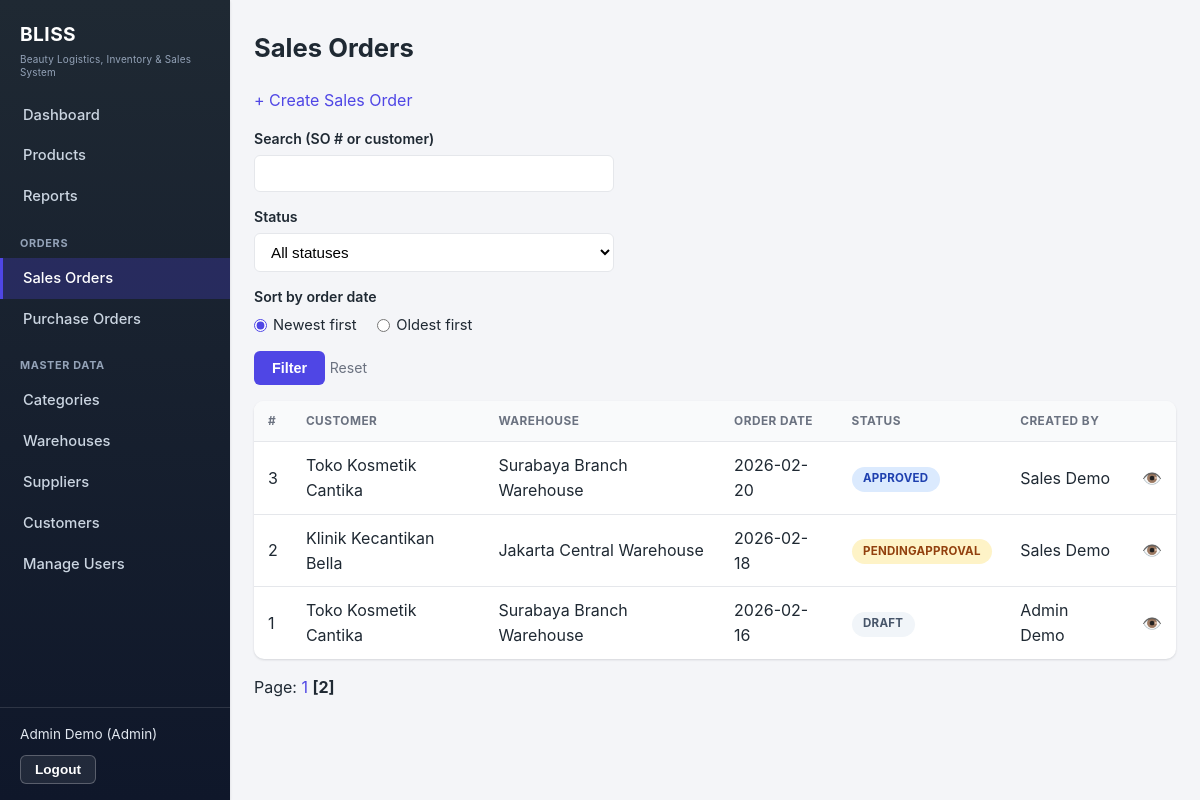
Page /sales-orders?sort=date_desc&page=2 (signed in) on the committed database.
### tables this page shows
CREATE TABLE IF NOT EXISTS sales_order (
    id INT PRIMARY KEY AUTO_INCREMENT,
    customer_id INT NOT NULL,
    warehouse_id INT NOT NULL,
    status ENUM('Draft', 'PendingApproval', 'Approved', 'Fulfilled', 'Cancelled') NOT NULL DEFAULT 'Draft',
    created_by INT NOT NULL,
    approved_by INT NULL,
    order_date DATE NOT NULL,
    created_at TIMESTAMP DEFAULT CURRENT_TIMESTAMP,
    updated_at TIMESTAMP DEFAULT CURRENT_TIMESTAMP ON UPDATE CURRENT_TIMESTAMP,
    CONSTRAINT fk_sales_order_customer FOREIGN KEY (customer_id) REFERENCES customer(id)
        ON DELETE RESTRICT ON UPDATE CASCADE,
    CONSTRAINT fk_sales_order_warehouse FOREIGN KEY (warehouse_id) REFERENCES warehouse(id)
        ON DELETE RESTRICT ON UPDATE CASCADE,
    CONSTRAINT fk_sales_order_created_by FOREIGN KEY (created_by) REFERENCES user(id)
        ON DELETE RESTRICT ON UPDATE CASCADE,
    CONSTRAINT fk_sales_order_approved_by FOREIGN KEY (approved_by) REFERENCES user(id)
        ON DELETE RESTRICT ON UPDATE CASCADE,
    INDEX idx_sales_order_status (status),
    INDEX idx_sales_order_order_date (order_date)
);

CREATE TABLE IF NOT EXISTS customer (
    id INT PRIMARY KEY AUTO_INCREMENT,
    name VARCHAR(150) NOT NULL,
    contact VARCHAR(150) NULL,
    address VARCHAR(255) NULL,
    is_active TINYINT(1) NOT NULL DEFAULT 1,
    created_at TIMESTAMP DEFAULT CURRENT_TIMESTAMP,
    updated_at TIMESTAMP DEFAULT CURRENT_TIMESTAMP ON UPDATE CURRENT_TIMESTAMP
);

CREATE TABLE IF NOT EXISTS warehouse (
    id INT PRIMARY KEY AUTO_INCREMENT,
    name VARCHAR(150) NOT NULL,
    location VARCHAR(255) NOT NULL,
    is_active TINYINT(1) NOT NULL DEFAULT 1,
    created_at TIMESTAMP DEFAULT CURRENT_TIMESTAMP,
    updated_at TIMESTAMP DEFAULT CURRENT_TIMESTAMP ON UPDATE CURRENT_TIMESTAMP
);

CREATE TABLE IF NOT EXISTS user (
    id INT PRIMARY KEY AUTO_INCREMENT,
    name VARCHAR(150) NOT NULL,
    email VARCHAR(150) NOT NULL UNIQUE,
    password_hash VARCHAR(255) NOT NULL,
    role ENUM('Admin', 'Sales', 'WarehouseStaff') NOT NULL,
    is_active TINYINT(1) NOT NULL DEFAULT 1,
    created_at TIMESTAMP DEFAULT CURRENT_TIMESTAMP,
    updated_at TIMESTAMP DEFAULT CURRENT_TIMESTAMP ON UPDATE CURRENT_TIMESTAMP
);

### app/Controller/SalesOrderController.php (called while the page is built, shortened)
<?php
final class SalesOrderController
{
    public function index(): void
    {
        $user = AuthGuard::requireRole(['Admin', 'Sales', 'WarehouseStaff']);
        $q = trim($_GET['q'] ?? '');
        $status = $_GET['status'] ?? '';
        $sort = ($_GET['sort'] ?? '') === 'date_asc' ? 'date_asc' : 'date_desc';
        $page = max(1, (int) ($_GET['page'] ?? 1));
        $createdBy = $user['role'] === 'Sales' ? (int) $user['id'] : null;
        $result = $this->salesOrderService->searchSalesOrders(
            $q !== '' ? $q : null,
            $status !== '' ? $status : null,
            $sort,
            $page,
            $createdBy,
        );
        require __DIR__ . '/../../views/sales-orders/index.php';
    }
}

### public/index.php (called while the page is built, shortened)
<?php
$path = parse_url($_SERVER['REQUEST_URI'], PHP_URL_PATH) ?: '/';
$method = $_SERVER['REQUEST_METHOD'];
$key = "$method $path";
[$controller, $action] = $routes[$key];
$controller->$action();

### app/Support/AuthGuard.php (called while the page is built, shortened)
<?php
final class AuthGuard
{
    public static function requireLogin(): array
    {
        return $_SESSION['user'];
    }
    public static function requireRole(array $allowedRoles): array
    {
        $user = self::requireLogin();
        return $user;
    }
}

### app/Service/SalesOrderService.php (called while the page is built, shortened)
<?php
final class SalesOrderService
{
    public function searchSalesOrders(?string $q, ?string $status, string $sort, int $page, ?int $createdBy = null): array
    {
        $perPage = 10;
        $page = max(1, $page);
        $result = $this->salesOrderRepository->search($q, $status, $sort, $page, $perPage, $createdBy);
        return [
            'items' => $result['items'],
            'total' => $result['total'],
            'page' => $page,
            'perPage' => $perPage,
            'totalPages' => max(1, (int) ceil($result['total'] / $perPage)),
        ];
    }
}

### app/Repository/MySqlSalesOrderRepository.php (called while the page is built, shortened)
<?php
final class MySqlSalesOrderRepository implements SalesOrderRepositoryInterface
{
    public function search(?string $q, ?string $status, string $sort, int $page, int $perPage, ?int $createdBy = null): array
    {
        $conditions = [];
        $params = [];
        $where = $conditions === [] ? '' : ('WHERE ' . implode(' AND ', $conditions));
        $direction = $sort === 'date_asc' ? 'ASC' : 'DESC';
        $baseFrom = <<<SQL
            FROM sales_order so
            JOIN customer c ON c.id = so.customer_id
            JOIN warehouse w ON w.id = so.warehouse_id
            JOIN user creator ON creator.id = so.created_by
            LEFT JOIN user approver ON approver.id = so.approved_by
            $where
            SQL;
        $countStmt = Database::connection()->prepare("SELECT COUNT(*) $baseFrom");
        $countStmt->execute($params);
        $total = (int) $countStmt->fetchColumn();
        $offset = ($page - 1) * $perPage;
        $listStmt = Database::connection()->prepare(
            "SELECT so.id, so.customer_id, c.name AS customer_name, so.warehouse_id, w.name AS warehouse_name,
                    so.status, so.created_by, creator.name AS created_by_name,
                    so.approved_by, approver.name AS approved_by_name, so.order_date
             $baseFrom
             ORDER BY so.order_date $direction, so.id $direction
             LIMIT {$perPage} OFFSET {$offset}"
        );
        $listStmt->execute($params);
        $items = array_map(fn (array $row) => $this->toEntity($row, []), $listStmt->fetchAll());
        return ['items' => $items, 'total' => $total];
    }
    private function toEntity(array $row, array $items): SalesOrder
    {
        return new SalesOrder(
            id: (int) $row['id'],
            customerId: (int) $row['customer_id'],
            customerName: $row['customer_name'],
            warehouseId: (int) $row['warehouse_id'],
            warehouseName: $row['warehouse_name'],
            status: $row['status'],
            createdBy: (int) $row['created_by'],
            createdByName: $row['created_by_name'],
            approvedBy: $row['approved_by'] !== null ? (int) $row['approved_by'] : null,
            approvedByName: $row['approved_by_name'],
            orderDate: $row['order_date'],
            items: $items,
        );
    }
}

### app/Support/Database.php (called while the page is built, shortened)
<?php
final class Database
{
    private static ?PDO $connection = null;
    public static function connection(): PDO
    {
        if (self::$connection === null) {
            $dsn = sprintf(
                'mysql:host=%s;port=%s;dbname=%s;charset=utf8mb4',
                getenv('DB_HOST'),
                getenv('DB_PORT') ?: '3306',
                getenv('DB_NAME')
            );
            $maxAttempts = 5;
            for ($attempt = 1; $attempt <= $maxAttempts; $attempt++) {
                try {
                    self::$connection = new PDO($dsn, getenv('DB_USER'), getenv('DB_PASSWORD'), [
                        PDO::ATTR_ERRMODE => PDO::ERRMODE_EXCEPTION,
                        PDO::ATTR_DEFAULT_FETCH_MODE => PDO::FETCH_ASSOC,
                    ]);
                    break;
                } catch (PDOException $e) {
                    if ($attempt === $maxAttempts) {
                        error_log('DB connection failed after ' . $maxAttempts . ' attempts: ' . $e->getMessage());
                        throw new PDOException('Database connection failed.');
                    }
                    sleep(1);
                }
            }
        }
        return self::$connection;
    }
}

### views/sales-orders/index.php (the view, shortened to what this page needs)
<?php
require __DIR__ . '/../layout/header.php';
$q = $_GET['q'] ?? '';
$sort = $_GET['sort'] ?? 'date_desc';
?>
<h1>Sales Orders</h1>
<?php if (in_array($_SESSION['user']['role'], ['Admin', 'Sales'], true)): ?>
    <p><a href="/sales-orders/create">+ Create Sales Order</a></p>
<?php endif; ?>
<form method="GET" action="/sales-orders" class="stacked">
    <label>Search (SO # or customer) <input type="text" name="q" value="<?= htmlspecialchars($q) ?>"></label>
    <label>Status
        <select name="status">
            <option value="">All statuses</option>
        </select>
    </label>
    <div class="field">
        <span class="field-label">Sort by order date</span>
        <label class="radio-inline">
            <input type="radio" name="sort" value="date_desc" <?= $sort === 'date_desc' ? 'checked' : '' ?>>
            Newest first
        </label>
        <label class="radio-inline">
            <input type="radio" name="sort" value="date_asc" <?= $sort === 'date_asc' ? 'checked' : '' ?>>
            Oldest first
        </label>
    </div>
    <button type="submit">Filter</button>
    <a href="/sales-orders" class="hint">Reset</a>
</form>
<table>
    <thead>
        <tr><th>#</th><th>Customer</th><th>Warehouse</th><th>Order Date</th><th>Status</th><th>Created By</th><th></th></tr>
    </thead>
    <tbody>
    <?php foreach ($result['items'] as $so): ?>
        <tr>
            <td><?= $so->id ?></td>
            <td><?= htmlspecialchars($so->customerName) ?></td>
            <td><?= htmlspecialchars($so->warehouseName) ?></td>
            <td><?= htmlspecialchars($so->orderDate) ?></td>
            <td><?= \App\Support\StatusBadge::render($so->status) ?></td>
            <td><?= htmlspecialchars($so->createdByName) ?></td>
            <td><a href="/sales-orders/show?id=<?= $so->id ?>" title="View">👁️</a></td>
        </tr>
    <?php endforeach; ?>
    </tbody>
</table>
<?php
require __DIR__ . '/../partials/pagination.php';
?>
<?php require __DIR__ . '/../layout/footer.php'; ?>

### app/Support/StatusBadge.php (shortened to what this page needs)
<?php
final class StatusBadge
{
    public static function render(string $status): string
    {
        $color = self::COLOR_MAP[$status] ?? 'gray';
        return sprintf('<span class="badge badge-%s">%s</span>', $color, htmlspecialchars($status));
    }
}

### public/assets/css/app.css (style rules this page uses)
:root { --color-bg: #f4f5f8; --color-surface: #ffffff; --color-border: #e5e7eb; --color-text: #1f2933; --color-text-muted: #6b7280; --color-primary: #4f46e5; --color-primary-dark: #4338ca; --color-warning: #d97706; --radius: 10px; --radius-sm: 6px; --shadow-sm: 0 1px 2px rgba(15, 23, 42, 0.06), 0 1px 3px rgba(15, 23, 42, 0.08); --shadow-md: 0 6px 10px -2px rgba(15, 23, 42, 0.10), 0 3px 6px -3px rgba(15, 23, 42, 0.08); --layer-sticky: 30; --layer-modal: 90; --content-max: 1040px; }
*, *::before, *::after { box-sizing: border-box; }
body { margin: 0; font-family: -apple-system, "Segoe UI", Roboto, Arial, sans-serif; background-color: var(--color-bg); color: var(--color-text); line-height: 1.55; }
a { color: var(--color-primary); text-decoration: none; }
h1 { font-size: clamp(1.3rem, 1.05rem + 1vw, 1.6rem); font-weight: 700; margin: 0 0 20px; }
form.stacked label { display: block; margin-bottom: 14px; font-weight: 600; font-size: 0.88rem; }
form.stacked input[type="text"], form.stacked input[type="email"], form.stacked input[type="password"], form.stacked input[type="number"], form.stacked input[type="date"], form.stacked select { display: block; width: 100%; max-width: 360px; margin-top: 5px; padding: 9px 12px; border: 1px solid var(--color-border); border-radius: var(--radius-sm); font-size: 0.95rem; font-weight: normal; background: #fff; transition: border-color 0.15s, box-shadow 0.15s; }
form.stacked .field-label { display: block; margin-bottom: 6px; font-weight: 600; font-size: 0.88rem; }
form.stacked .radio-inline { display: inline-flex; align-items: center; gap: 6px; margin: 0 16px 14px 0; font-weight: normal; font-size: 0.92rem; cursor: pointer; }
form.stacked .radio-inline input[type="radio"] { margin: 0; accent-color: var(--color-primary); cursor: pointer; }
button, input[type="submit"] { background-color: var(--color-primary); color: #fff; border: none; padding: 9px 18px; border-radius: var(--radius-sm); font-size: 0.9rem; font-weight: 600; cursor: pointer; transition: background 0.15s, transform 0.05s; }
table { width: 100%; border-collapse: separate; border-spacing: 0; background: var(--color-surface); border-radius: var(--radius); overflow: hidden; box-shadow: var(--shadow-sm); margin-top: 16px; }
table th, table td { padding: 11px 14px; text-align: left; border-bottom: 1px solid var(--color-border); }
table thead th { background: #f9fafb; font-size: 0.74rem; text-transform: uppercase; letter-spacing: 0.04em; color: var(--color-text-muted); font-weight: 700; }
table tbody tr:last-child td { border-bottom: none; }
.hint { color: var(--color-text-muted); font-size: 0.88rem; }
.badge { display: inline-block; padding: 0.3em 1em; border-radius: 999px; font-size: 0.72rem; font-weight: 700; letter-spacing: 0.02em; text-transform: uppercase; white-space: nowrap; }
.badge-gray { background: #f1f5f9; color: #475569; }
.badge-amber { background: #fef3c7; color: #92400e; }
.badge-blue { background: #dbeafe; color: #1e40af; }

### rows in the picture
sales_order: id "3", customer.name "Toko Kosmetik Cantika", warehouse.name "Surabaya Branch Warehouse", order_date "2026-02-20", status "APPROVED", created_by.name "Sales Demo"
sales_order: id "2", customer.name "Klinik Kecantikan Bella", warehouse.name "Jakarta Central Warehouse", order_date "2026-02-18", status "PENDINGAPPROVAL", created_by.name "Sales Demo"
sales_order: id "1", customer.name "Toko Kosmetik Cantika", warehouse.name "Surabaya Branch Warehouse", order_date "2026-02-16", status "DRAFT", created_by.name "Admin Demo"

### other values in the picture
$_SESSION['user']['name'] "Admin Demo"
$_SESSION['user']['role'] "Admin"
